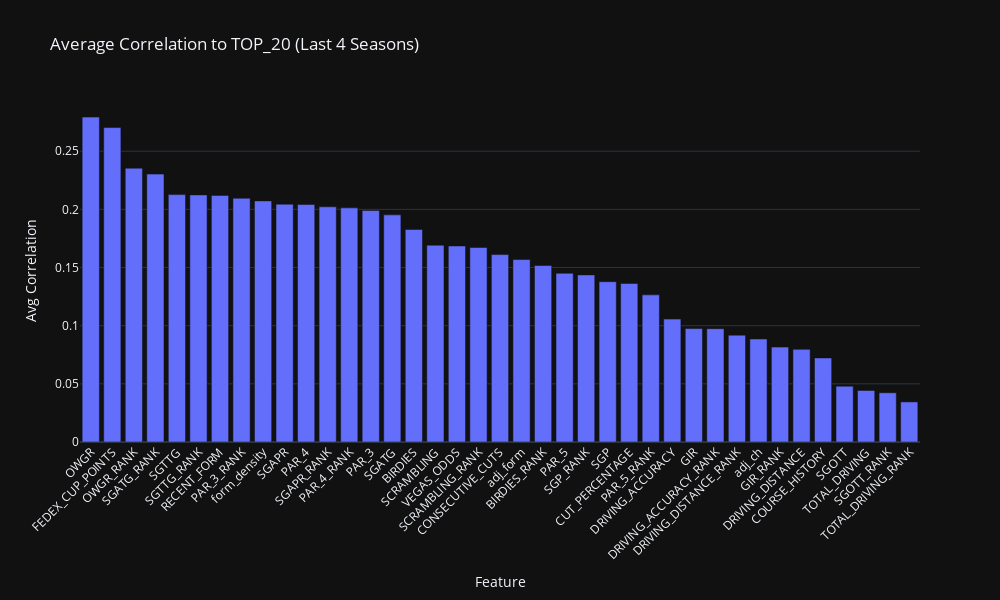

The notebook cell this image was saved under:
### Markdown cell above
**Average of Last 4 Years**

### Code cell
import pandas as pd
import numpy as np
import plotly.express as px

# === Rebuild correlation matrices for the 4 most recent seasons ===
cor = {}
recent_seasons = sorted(training_df["SEASON"].unique())[-4:]

for season in recent_seasons:
    df_season = training_df[training_df["SEASON"] == season].copy()
    numeric_cols = df_season.select_dtypes(include=["float64", "int64"])
    cor[int(season)] = numeric_cols.corr().abs()

# === Combine into one summary DataFrame ===
cor_df = pd.DataFrame()

for season in recent_seasons:
    df = cor[season].reset_index()
    if "TOP_20" not in df.columns:
        continue
    temp = df[["index", "TOP_20"]].copy()
    temp = temp.rename(columns={"TOP_20": str(season)})
    if cor_df.empty:
        cor_df = temp
    else:
        cor_df = cor_df.merge(temp, on="index", how="outer")

# Drop target and metadata rows
cor_df = cor_df[~cor_df["index"].isin(["TOP_20", "FINAL_POS", "SEASON"])]

# Compute average correlation across seasons
cor_df["AVERAGE"] = cor_df.drop(columns=["index"]).mean(axis=1)
cor_df = cor_df.sort_values(by="AVERAGE", ascending=False)

# === Plotly Bar Chart ===
fig = px.bar(
    cor_df,
    x="index",
    y="AVERAGE",
    title="Average Correlation to TOP_20 (Last 4 Seasons)",
    labels={"index": "Feature", "AVERAGE": "Avg Correlation"},
    template="plotly_dark"
)

fig.update_layout(
    xaxis_tickangle=-45,
    height=600,
    width=1000,
    showlegend=False
)

fig.show()

### Figure 1 — Plotly figure (JSON) as saved in the notebook; plotly's stock layout.template omitted (floating-point values rounded to 4 significant figures)
{"data": [{"hovertemplate": "Feature=%{x}<br>Avg Correlation=%{y}<extra></extra>", "legendgroup": "", "marker": {"color": "#636efa", "pattern": {"shape": ""}}, "name": "", "orientation": "v", "showlegend": false, "textposition": "auto", "type": "bar", "x": ["OWGR", "FEDEX_CUP_POINTS", "OWGR_RANK", "SGATG_RANK", "SGTTG", "SGTTG_RANK", "RECENT_FORM", "PAR_3_RANK", "form_density", "SGAPR", "PAR_4", "SGAPR_RANK", "PAR_4_RANK", "PAR_3", "SGATG", "BIRDIES", "SCRAMBLING", "VEGAS_ODDS", "SCRAMBLING_RANK", "CONSECUTIVE_CUTS", "adj_form", "BIRDIES_RANK", "PAR_5", "SGP_RANK", "SGP", "CUT_PERCENTAGE", "PAR_5_RANK", "DRIVING_ACCURACY", "GIR", "DRIVING_ACCURACY_RANK", "DRIVING_DISTANCE_RANK", "adj_ch", "GIR_RANK", "DRIVING_DISTANCE", "COURSE_HISTORY", "SGOTT", "TOTAL_DRIVING", "SGOTT_RANK", "TOTAL_DRIVING_RANK"], "xaxis": "x", "y": [0.2793, 0.2703, 0.2354, 0.2303, 0.2127, 0.2125, 0.212, 0.2096, 0.2073, 0.2045, 0.2042, 0.2022, 0.2013, 0.199, 0.1953, 0.1827, 0.1692, 0.1685, 0.1672, 0.1611, 0.1569, 0.1517, 0.1451, 0.1437, 0.1378, 0.1363, 0.1265, 0.1057, 0.09754, 0.09745, 0.09187, 0.08858, 0.08158, 0.07964, 0.07228, 0.048, 0.04427, 0.04232, 0.03447], "yaxis": "y"}], "layout": {"barmode": "relative", "height": 600, "legend": {"tracegroupgap": 0}, "showlegend": false, "title": {"text": "Average Correlation to TOP_20 (Last 4 Seasons)"}, "width": 1000, "xaxis": {"anchor": "y", "domain": [0, 1], "tickangle": -45, "title": {"text": "Feature"}}, "yaxis": {"anchor": "x", "domain": [0, 1], "title": {"text": "Avg Correlation"}}}}
